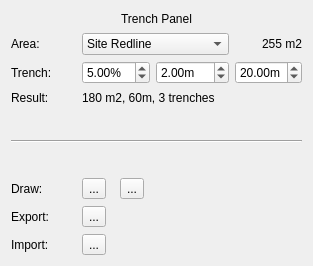
<?xml version="1.0" encoding="UTF-8"?>
<ui version="4.0">
 <class>Form</class>
 <widget class="QWidget" name="Form">
  <property name="geometry">
   <rect>
    <x>0</x>
    <y>0</y>
    <width>313</width>
    <height>266</height>
   </rect>
  </property>
  <property name="windowTitle">
   <string>Form</string>
  </property>
  <layout class="QGridLayout" name="gridLayout">
   <item row="10" column="3">
    <widget class="QToolButton" name="copyMapPointTool_3">
     <property name="text">
      <string>...</string>
     </property>
     <property name="icon">
      <iconset>
       <normaloff>resources/document-save.png</normaloff>resources/document-save.png</iconset>
     </property>
    </widget>
   </item>
   <item row="2" column="2">
    <widget class="QLabel" name="label">
     <property name="text">
      <string>Area:</string>
     </property>
    </widget>
   </item>
   <item row="2" column="6">
    <widget class="QLabel" name="label_4">
     <property name="text">
      <string>255 m2</string>
     </property>
     <property name="alignment">
      <set>Qt::AlignRight|Qt::AlignTrailing|Qt::AlignVCenter</set>
     </property>
    </widget>
   </item>
   <item row="4" column="3" colspan="3">
    <widget class="QLabel" name="label_5">
     <property name="text">
      <string>180 m2, 60m, 3 trenches</string>
     </property>
    </widget>
   </item>
   <item row="3" column="2">
    <widget class="QLabel" name="label_2">
     <property name="text">
      <string>Trench:</string>
     </property>
    </widget>
   </item>
   <item row="4" column="2">
    <widget class="QLabel" name="label_3">
     <property name="text">
      <string>Result:</string>
     </property>
    </widget>
   </item>
   <item row="8" column="3">
    <widget class="QToolButton" name="copyMapPointTool">
     <property name="text">
      <string>...</string>
     </property>
     <property name="icon">
      <iconset>
       <normaloff>resources/document-edit.png</normaloff>resources/document-edit.png</iconset>
     </property>
    </widget>
   </item>
   <item row="3" column="5">
    <widget class="QDoubleSpinBox" name="doubleSpinBox_2">
     <property name="suffix">
      <string>m</string>
     </property>
     <property name="value">
      <double>2.000000000000000</double>
     </property>
    </widget>
   </item>
   <item row="8" column="2">
    <widget class="QLabel" name="label_6">
     <property name="text">
      <string>Draw:</string>
     </property>
    </widget>
   </item>
   <item row="10" column="2">
    <widget class="QLabel" name="label_7">
     <property name="text">
      <string>Export:</string>
     </property>
    </widget>
   </item>
   <item row="2" column="3" colspan="3">
    <widget class="QComboBox" name="comboBox">
     <item>
      <property name="text">
       <string>Site Redline</string>
      </property>
     </item>
    </widget>
   </item>
   <item row="11" column="3">
    <widget class="QToolButton" name="copyMapPointTool_4">
     <property name="text">
      <string>...</string>
     </property>
     <property name="icon">
      <iconset>
       <normaloff>resources/folder.png</normaloff>resources/folder.png</iconset>
     </property>
    </widget>
   </item>
   <item row="11" column="2">
    <widget class="QLabel" name="label_8">
     <property name="text">
      <string>Import:</string>
     </property>
    </widget>
   </item>
   <item row="3" column="6">
    <widget class="QDoubleSpinBox" name="doubleSpinBox_3">
     <property name="suffix">
      <string>m</string>
     </property>
     <property name="value">
      <double>20.000000000000000</double>
     </property>
    </widget>
   </item>
   <item row="8" column="4">
    <widget class="QToolButton" name="copyMapPointTool_2">
     <property name="text">
      <string>...</string>
     </property>
     <property name="icon">
      <iconset>
       <normaloff>resources/mActionCustomProjection.png</normaloff>resources/mActionCustomProjection.png</iconset>
     </property>
    </widget>
   </item>
   <item row="3" column="3" colspan="2">
    <widget class="QDoubleSpinBox" name="doubleSpinBox">
     <property name="suffix">
      <string>%</string>
     </property>
     <property name="value">
      <double>5.000000000000000</double>
     </property>
    </widget>
   </item>
   <item row="8" column="5" colspan="2">
    <spacer name="horizontalSpacer">
     <property name="orientation">
      <enum>Qt::Horizontal</enum>
     </property>
     <property name="sizeHint" stdset="0">
      <size>
       <width>137</width>
       <height>20</height>
      </size>
     </property>
    </spacer>
   </item>
   <item row="10" column="4" colspan="3">
    <spacer name="horizontalSpacer_2">
     <property name="orientation">
      <enum>Qt::Horizontal</enum>
     </property>
     <property name="sizeHint" stdset="0">
      <size>
       <width>7</width>
       <height>23</height>
      </size>
     </property>
    </spacer>
   </item>
   <item row="11" column="4" colspan="3">
    <spacer name="horizontalSpacer_3">
     <property name="orientation">
      <enum>Qt::Horizontal</enum>
     </property>
     <property name="sizeHint" stdset="0">
      <size>
       <width>90</width>
       <height>20</height>
      </size>
     </property>
    </spacer>
   </item>
   <item row="1" column="2" colspan="5">
    <widget class="QLabel" name="label_9">
     <property name="text">
      <string>Trench Panel</string>
     </property>
     <property name="alignment">
      <set>Qt::AlignCenter</set>
     </property>
    </widget>
   </item>
   <item row="5" column="2" rowspan="3" colspan="5">
    <widget class="Line" name="line">
     <property name="orientation">
      <enum>Qt::Horizontal</enum>
     </property>
    </widget>
   </item>
  </layout>
 </widget>
 <resources>
  <include location="../grid/resources.qrc"/>
  <include location="resources.qrc"/>
 </resources>
 <connections/>
</ui>
